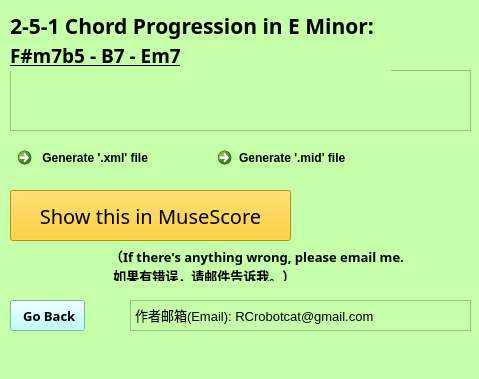
<?xml version="1.0" encoding="UTF-8"?>
<ui version="4.0">
 <class>EMin</class>
 <widget class="QMainWindow" name="EMin">
  <property name="geometry">
   <rect>
    <x>0</x>
    <y>0</y>
    <width>479</width>
    <height>379</height>
   </rect>
  </property>
  <property name="windowTitle">
   <string>MainWindow</string>
  </property>
  <property name="styleSheet">
   <string notr="true">background-color: rgb(197, 255, 170)</string>
  </property>
  <widget class="QWidget" name="centralwidget">
   <widget class="QListView" name="listView">
    <property name="geometry">
     <rect>
      <x>10</x>
      <y>70</y>
      <width>461</width>
      <height>61</height>
     </rect>
    </property>
    <property name="styleSheet">
     <string notr="true">border-image: url(:/Eminor.png);</string>
    </property>
   </widget>
   <widget class="QPushButton" name="BackButton">
    <property name="geometry">
     <rect>
      <x>10</x>
      <y>300</y>
      <width>75</width>
      <height>31</height>
     </rect>
    </property>
    <property name="font">
     <font>
      <family>Microsoft JhengHei</family>
      <pointsize>10</pointsize>
      <bold>true</bold>
     </font>
    </property>
    <property name="styleSheet">
     <string notr="true">QPushButton
{
    /*背景颜色*/  
    background-color: rgb(170, 255, 255);   
    color:black;
      
}
QPushButton:pressed
{
    
    /*按下时字向右移动4像素*/  
    padding-left:4px;
    /*按下时字向下移动4像素*/  
    padding-top:4px;
}</string>
    </property>
    <property name="text">
     <string> Go Back</string>
    </property>
   </widget>
   <widget class="QTextBrowser" name="textBrowser">
    <property name="geometry">
     <rect>
      <x>130</x>
      <y>300</y>
      <width>341</width>
      <height>31</height>
     </rect>
    </property>
    <property name="html">
     <string>&lt;!DOCTYPE HTML PUBLIC &quot;-//W3C//DTD HTML 4.0//EN&quot; &quot;http://www.w3.org/TR/REC-html40/strict.dtd&quot;&gt;
&lt;html&gt;&lt;head&gt;&lt;meta name=&quot;qrichtext&quot; content=&quot;1&quot; /&gt;&lt;meta charset=&quot;utf-8&quot; /&gt;&lt;style type=&quot;text/css&quot;&gt;
p, li { white-space: pre-wrap; }
hr { height: 1px; border-width: 0; }
li.unchecked::marker { content: &quot;\2610&quot;; }
li.checked::marker { content: &quot;\2612&quot;; }
&lt;/style&gt;&lt;/head&gt;&lt;body style=&quot; font-family:'Microsoft YaHei UI'; font-size:9pt; font-weight:400; font-style:normal;&quot;&gt;
&lt;p style=&quot; margin-top:0px; margin-bottom:0px; margin-left:0px; margin-right:0px; -qt-block-indent:0; text-indent:0px;&quot;&gt;&lt;span style=&quot; font-size:10pt;&quot;&gt;作者邮箱(Email): RCrobotcat@gmail.com&lt;/span&gt;&lt;/p&gt;&lt;/body&gt;&lt;/html&gt;</string>
    </property>
   </widget>
   <widget class="QCommandLinkButton" name="generate_xml">
    <property name="geometry">
     <rect>
      <x>10</x>
      <y>140</y>
      <width>181</width>
      <height>41</height>
     </rect>
    </property>
    <property name="styleSheet">
     <string notr="true">QCommandLinkButton
{
    /*背景颜色*/  
    background-color: rgb(211, 207, 255);   
    color:black;
      
}
QCommandLinkButton:pressed
{
    
    /*按下时字向右移动4像素*/  
    padding-left:4px;
    /*按下时字向下移动4像素*/  
    padding-top:4px;
}</string>
    </property>
    <property name="text">
     <string> Generate '.xml' file</string>
    </property>
   </widget>
   <widget class="QPushButton" name="showInMuseScore">
    <property name="geometry">
     <rect>
      <x>10</x>
      <y>190</y>
      <width>281</width>
      <height>51</height>
     </rect>
    </property>
    <property name="font">
     <font>
      <family>Eras Bold ITC</family>
      <pointsize>15</pointsize>
     </font>
    </property>
    <property name="styleSheet">
     <string notr="true">QPushButton
{
    /*背景颜色*/  
    background-color: rgb(255, 201, 6);   
    color:black;
      
}
QPushButton:pressed
{
    
    /*按下时字向右移动4像素*/  
    padding-left:4px;
    /*按下时字向下移动4像素*/  
    padding-top:4px;
}</string>
    </property>
    <property name="text">
     <string>Show this in MuseScore</string>
    </property>
   </widget>
   <widget class="QLabel" name="label">
    <property name="geometry">
     <rect>
      <x>110</x>
      <y>250</y>
      <width>361</width>
      <height>31</height>
     </rect>
    </property>
    <property name="font">
     <font>
      <family>新宋体</family>
      <pointsize>10</pointsize>
      <bold>true</bold>
     </font>
    </property>
    <property name="text">
     <string>（If there's anything wrong, please email me.
 如果有错误，请邮件告诉我。）</string>
    </property>
   </widget>
   <widget class="QCommandLinkButton" name="generate_mid">
    <property name="geometry">
     <rect>
      <x>210</x>
      <y>140</y>
      <width>181</width>
      <height>41</height>
     </rect>
    </property>
    <property name="styleSheet">
     <string notr="true">QCommandLinkButton
{
    /*背景颜色*/  
    background-color: rgb(211, 207, 255);   
    color:black;
      
}
QCommandLinkButton:pressed
{
    
    /*按下时字向右移动4像素*/  
    padding-left:4px;
    /*按下时字向下移动4像素*/  
    padding-top:4px;
}</string>
    </property>
    <property name="text">
     <string>Generate '.mid' file</string>
    </property>
   </widget>
   <widget class="QLabel" name="major_keys">
    <property name="geometry">
     <rect>
      <x>10</x>
      <y>10</y>
      <width>381</width>
      <height>31</height>
     </rect>
    </property>
    <property name="font">
     <font>
      <family>Baskerville Old Face</family>
      <pointsize>16</pointsize>
      <italic>false</italic>
      <bold>true</bold>
      <underline>false</underline>
     </font>
    </property>
    <property name="text">
     <string>2-5-1 Chord Progression in E Minor: </string>
    </property>
   </widget>
   <widget class="QLabel" name="major_keys_2">
    <property name="geometry">
     <rect>
      <x>10</x>
      <y>40</y>
      <width>381</width>
      <height>31</height>
     </rect>
    </property>
    <property name="font">
     <font>
      <family>Ink Free</family>
      <pointsize>14</pointsize>
      <italic>false</italic>
      <bold>true</bold>
      <underline>true</underline>
     </font>
    </property>
    <property name="text">
     <string>F#m7b5 - B7 - Em7</string>
    </property>
   </widget>
  </widget>
  <widget class="QMenuBar" name="menubar">
   <property name="geometry">
    <rect>
     <x>0</x>
     <y>0</y>
     <width>479</width>
     <height>22</height>
    </rect>
   </property>
  </widget>
  <widget class="QStatusBar" name="statusbar"/>
 </widget>
 <resources>
  <include location="251pic/Emin.qrc"/>
 </resources>
 <connections/>
</ui>
